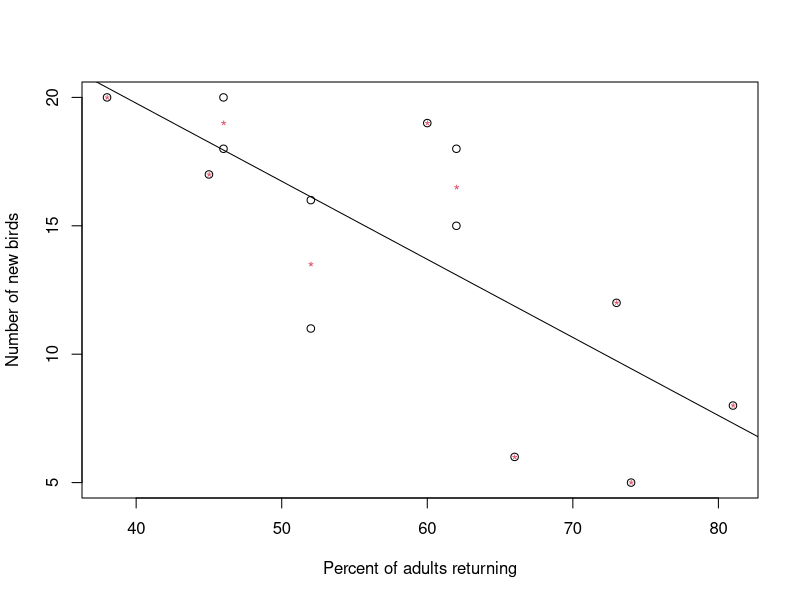

R code for this plot:
### Chapter3_Example_BirdColonies.R

Return <- c(74,66,81,52,73,62,52,45,62,46,60,46,38)
New <-c(5,6,8,11,12,15,16,17,18,18,19,20,20)

# plot the scatter plot
plot(Return, New, xlab="Percent of adults returning", ylab="Number of new birds")
fit <- lm(New ~ Return)       # fit the least squars regression line
abline(fit)				# add the regression line to the scatter plot
summary(fit)			


Data <- cbind( Return, New)
Data[order(Return),]
C <- length(unique(Return))    # unique levels of Return
table(Return)

Unique.x <- unique(Return)
y.bar <- rep(0, C)
for(i in 1:length(unique(Return)))
{
 y.bar[i] <- mean(New[Return==Unique.x[i]])
}

points(Unique.x, y.bar, pch ="*", col=2)


#lack of fit test
Full <- lm(New~as.factor(Return))
anova(Full)
anova(fit, Full)